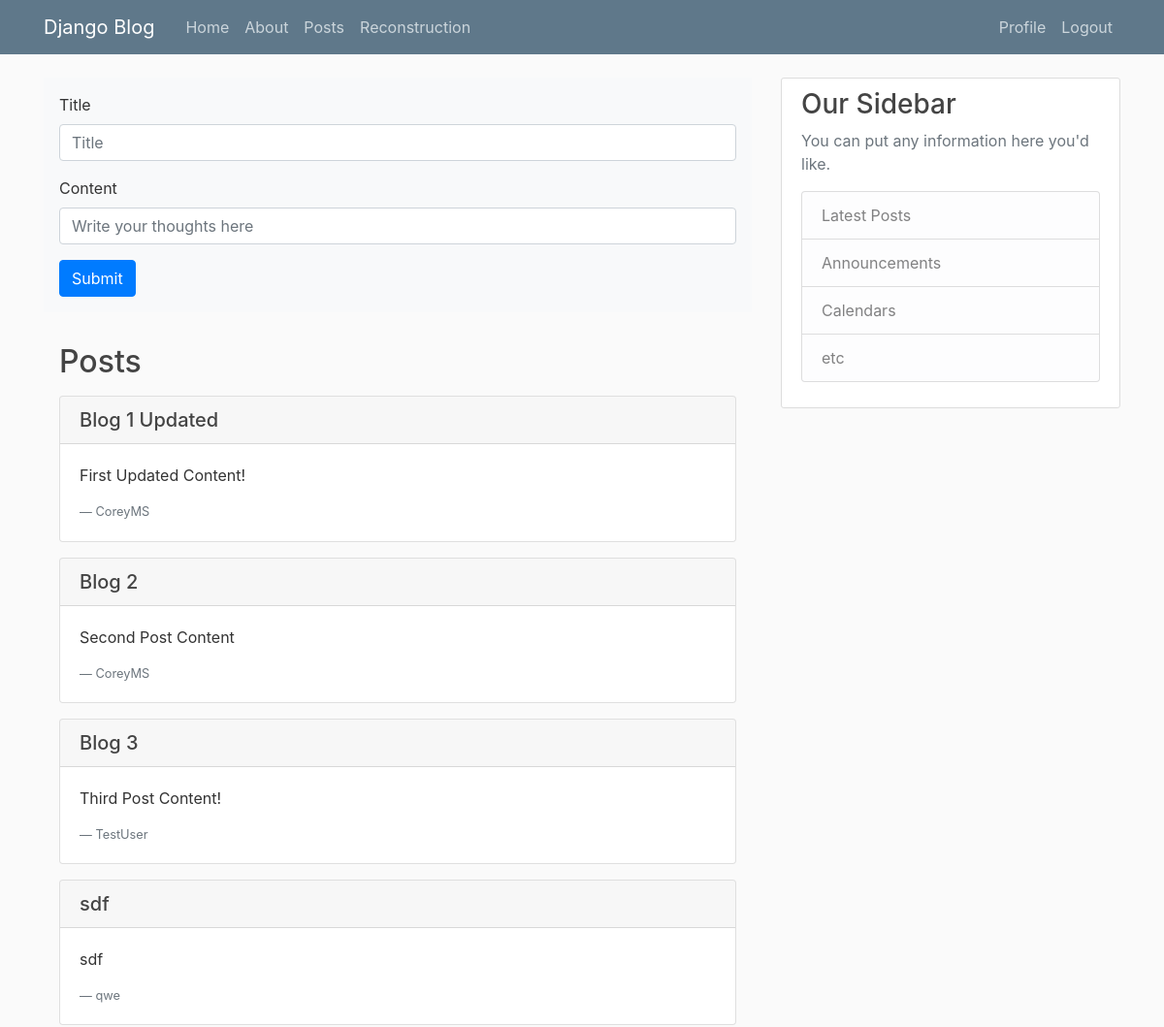
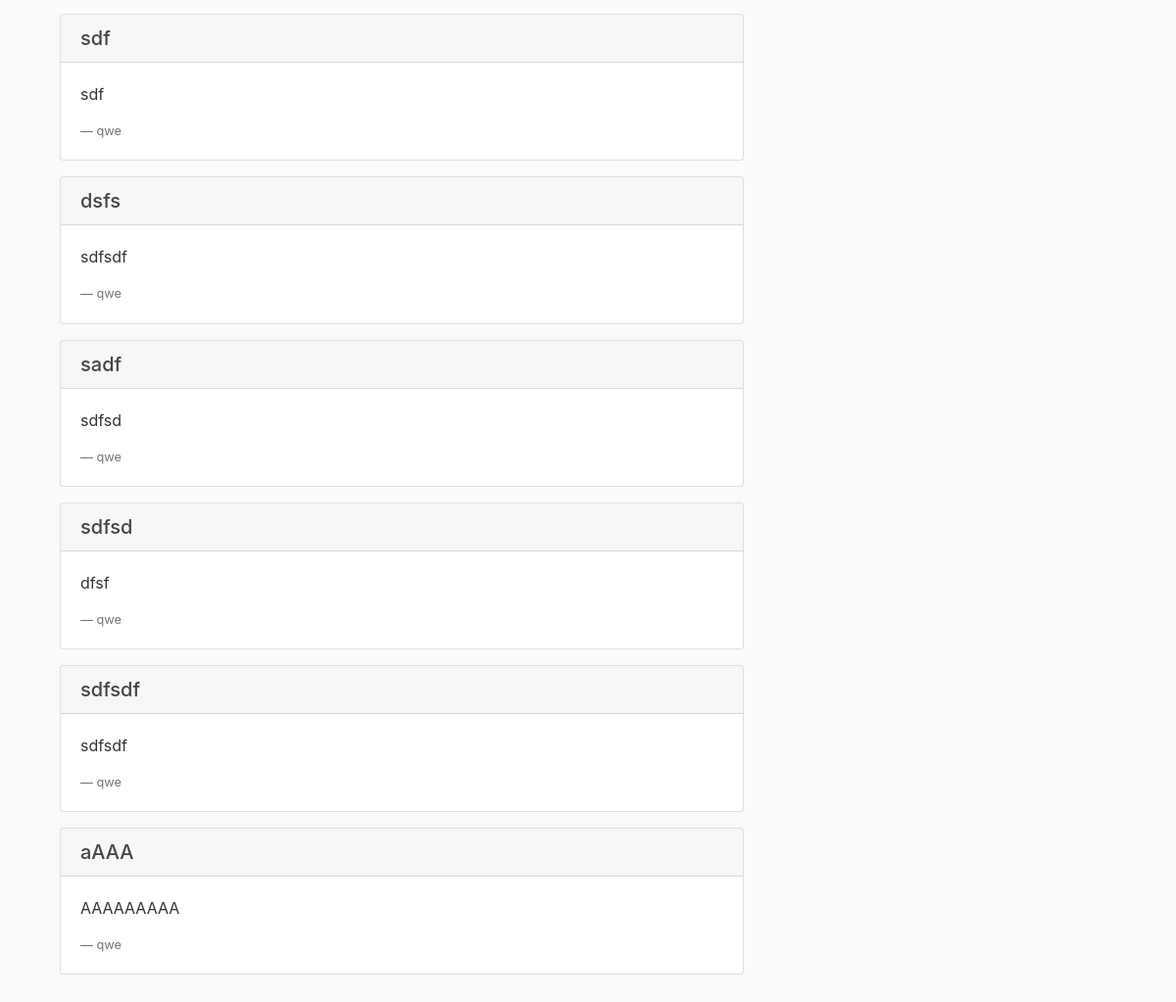
/posts/ (signed in), run on the app's committed database (2 pictures, top to bottom).
### blog/models.py (models this page shows, shortened)
class Post(models.Model):
    title = models.CharField(max_length=100)
    content = models.TextField()
    date_posted = models.DateTimeField(default=timezone.now)
    author = models.ForeignKey(User, on_delete=models.CASCADE)

### blog/views.py (the view, shortened to what this page needs)
# urls.py: path('posts/', views.Posts.as_view(), name='posts'),
class Posts(View):
    def get(self, request):
        posts_list = Post.objects.all()
        return render(self.request, 'blog/posts.html', {'posts': posts_list})

### blog/templates/blog/posts.html (shortened to what this page needs)
{% extends "blog/base.html" %}
{% load static %}
{% block content %}
    <form action="{% url 'posts' %}" method="post" class="bg-light bordered p-3">
        <div class="form-group">
            <label for="title">Title</label>
            <input type="text" class="form-control" name="title" id="title" placeholder="Title"
                   data-url="{% url 'posts' %}"
                   data-form-data='{"csrfmiddlewaretoken": "{{ csrf_token }}"}'>
        </div>
        <div class="form-group">
            <label for="content">Content</label>
            <input type="text" class="form-control" name="content" id="content" placeholder="Write your thoughts here"
                   data-url="{% url 'posts' %}"
                   data-form-data='{"csrfmiddlewaretoken": "{{ csrf_token }}"}'>
        </div>
        <input type="submit" class="btn btn-primary"
               data-form-data='{"csrfmiddlewaretoken": "{{ csrf_token }}"}'>
    </form>
    <section id="posts" class="p-3">
        <h2 class="my-3">Posts</h2>
        {% for post in posts %}
            <div class="card my-3">
                <h5 class="card-header">{{ post.title }}</h5>
                <div class="card-body">
                    <p class="card-text">{{ post.content }}</p>
                    <footer class="blockquote-footer">{{ post.author }}</footer>
                </div>
            </div>
        {% endfor %}
    </section>
{% endblock content %}

### blog/static/blog/main.css (style rules this page uses)
body { background: #fafafa; color: #333333; margin-top: 5rem; }
h1, h2, h3, h4, h5, h6 { color: #444444; }

### data on the page
Post: title "Blog 1 Updated", content "First Updated Content!", author "CoreyMS"
Post: title "Blog 2", content "Second Post Content", author "CoreyMS"
Post: title "Blog 3", content "Third Post Content!", author "TestUser"
Post: title "sdf", content "sdf", author "qwe"
Post: title "sdf", content "sdf", author "qwe"
Post: title "dsfs", content "sdfsdf", author "qwe"
Post: title "sadf", content "sdfsd", author "qwe"
Post: title "sdfsd", content "dfsf", author "qwe"
Post: title "sdfsdf", content "sdfsdf", author "qwe"
Post: title "aAAA", content "AAAAAAAAA", author "qwe"
